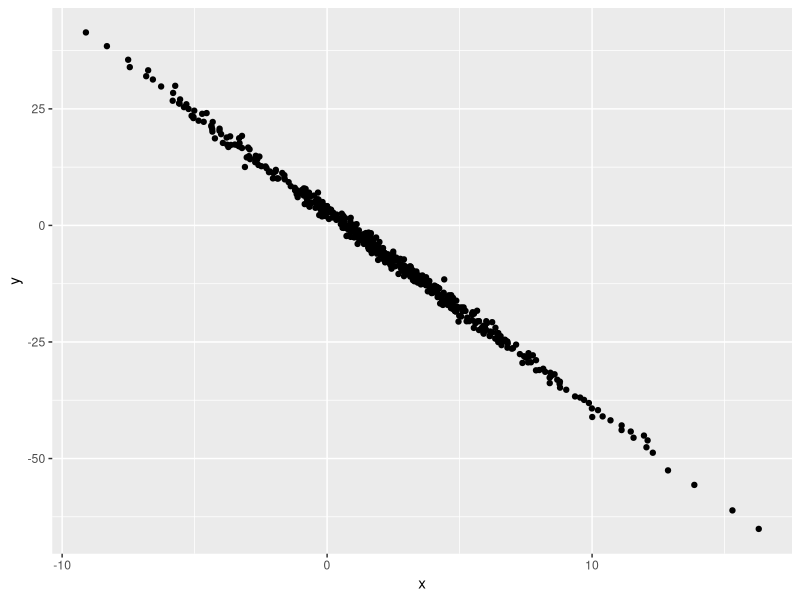

This chart was generated by the following R code:
## ---- chunk 1
# this is a comment -- outside of the code chunk is not code
samp = rnorm(100)
length(samp)
## ---- chunk 2
library(tidyverse)

plot_df = tibble(
  x = rnorm(500, mean = 2, sd = 4),
  y = 3 - 4.2 * x + rnorm(500)
)

ggplot(plot_df, aes(x = x, y = y)) + geom_point()
